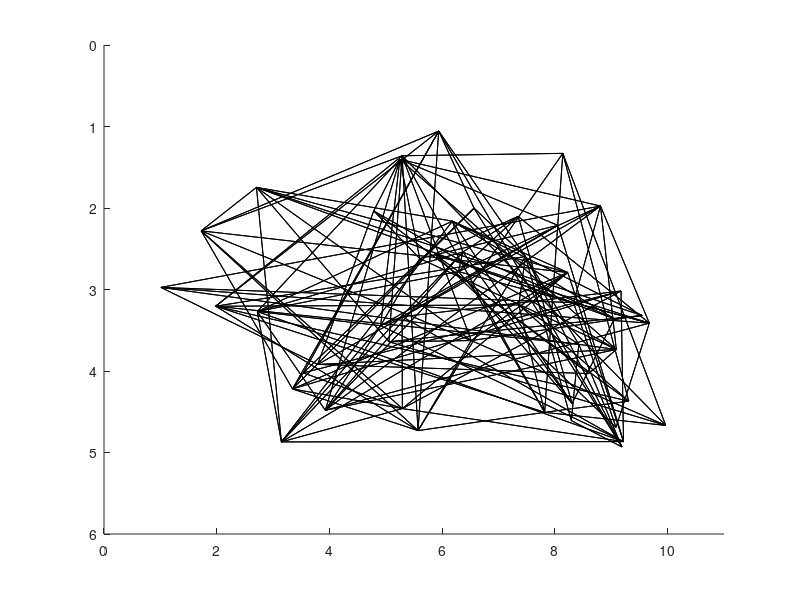

Here is the MATLAB script that generated this plot: (Note: this script raises an error after producing the figure.)
clear all
clc

rng default

dimensions = [5,10];

start = [5,1];
stop = [1,10];

figure(1),clf
hold on
axis([0,dimensions(2)+1,0,dimensions(1)+1])
set(gca,'YDir','reverse')

points = zeros(dimensions);

x_names = 1:27;
y_names = 'ABCDEFGHIJKLMNOPQRSTUVWXYZ';

for i = 1:dimensions(1)
    for j = 1:dimensions(2)
        x = rand*(dimensions(2)-1)+1;
        y = rand*(dimensions(1)-1)+1;
        points(i,j,1:2) = [x,y];
    end
end

for i = 1:dimensions(1)
    for j = 1:dimensions(2)
        if i>1,plot([points(i-1,j,1),points(i,j,1)],[points(i-1,j,2),points(i,j,2)],'-k'),end
        if j>1,plot([points(i,j-1,1),points(i,j,1)],[points(i,j-1,2),points(i,j,2)],'-k'),end
        if i>1 && j>1,plot([points(i-1,j-1,1),points(i,j,1)],[points(i-1,j-1,2),points(i,j,2)],'-k'),end
        if i<dimensions(1),plot([points(i+1,j,1),points(i,j,1)],[points(i+1,j,2),points(i,j,2)],'-k'),end
        if j<dimensions(2),plot([points(i,j+1,1),points(i,j,1)],[points(i,j+1,2),points(i,j,2)],'-k'),end
        if i<dimensions(1) && j<dimensions(2),plot([points(i+1,j+1,1),points(i,j,1)],[points(i+1,j+1,2),points(i,j,2)],'-k'),end
        if i>1 && j<dimensions(2),plot([points(i-1,j+1,1),points(i,j,1)],[points(i-1,j+1,2),points(i,j,2)],'-k'),end
        if j>1 && i<dimensions(1),plot([points(i+1,j-1,1),points(i,j,1)],[points(i+1,j-1,2),points(i,j,2)],'-k'),end
    end
end

for i = 1:dimensions(1)
    for j = 1:dimensions(2)
        text(points(i,j,1),points(i,j,2),y_names(i)+string(x_names(j)))
    end
end

position = start;
new_position = start;
step = 0;
while any(position ~= stop)
    step = step + 1;
    boarders = zeros(2,2);
    if position(1)>1,boarders(1,1) = -1;end
    if position(2)>1,boarders(2,1) = -1;end
    if position(1)<dimensions(1),boarders(1,2) = 1;end
    if position(2)<dimensions(2),boarders(2,2) = 1;end
    move(1) = randi(boarders(1,:));
    move(2) = randi(boarders(2,:)); 
    new_position = position + move;
    plot([points(position(1),position(2),1),points(new_position(1),new_position(2),1)],[points(position(1),position(2),2),points(new_position(1),new_position(2),2)],'-b',"LineWidth",1.5)
    position = new_position;
    disp(step)
end

